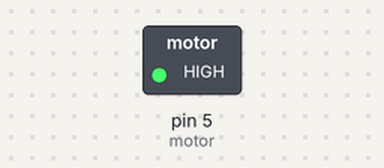
The sketch below on a simulated Arduino Uno, built with avr-gcc and run on an emulated ATmega328P. Shown: switched loads named in the sketch (green lamp = pin HIGH).

Above: at 0.1 s.
Timing chart, 0 to 1.6 s (numbered marks = the images above):
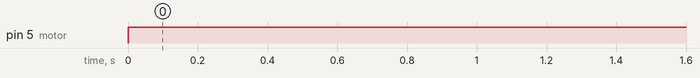

The sketch:

motordc.ino
```cpp
int motor = 5;   //bagian deklarasi variabel dan langsung diinisialisasi pada pin 5 arduino menggunakan tipe data integer

void setup() {
  pinMode(motor, OUTPUT); //set variabel motor sebagai output

}

void loop() {
  digitalWrite(motor, HIGH); //motor nyala atau keadaan logika high or true (mendapat tegangan)

}
```

Measured:
- by itself, pin 5 (motor): LOW → HIGH at 0.00 s
